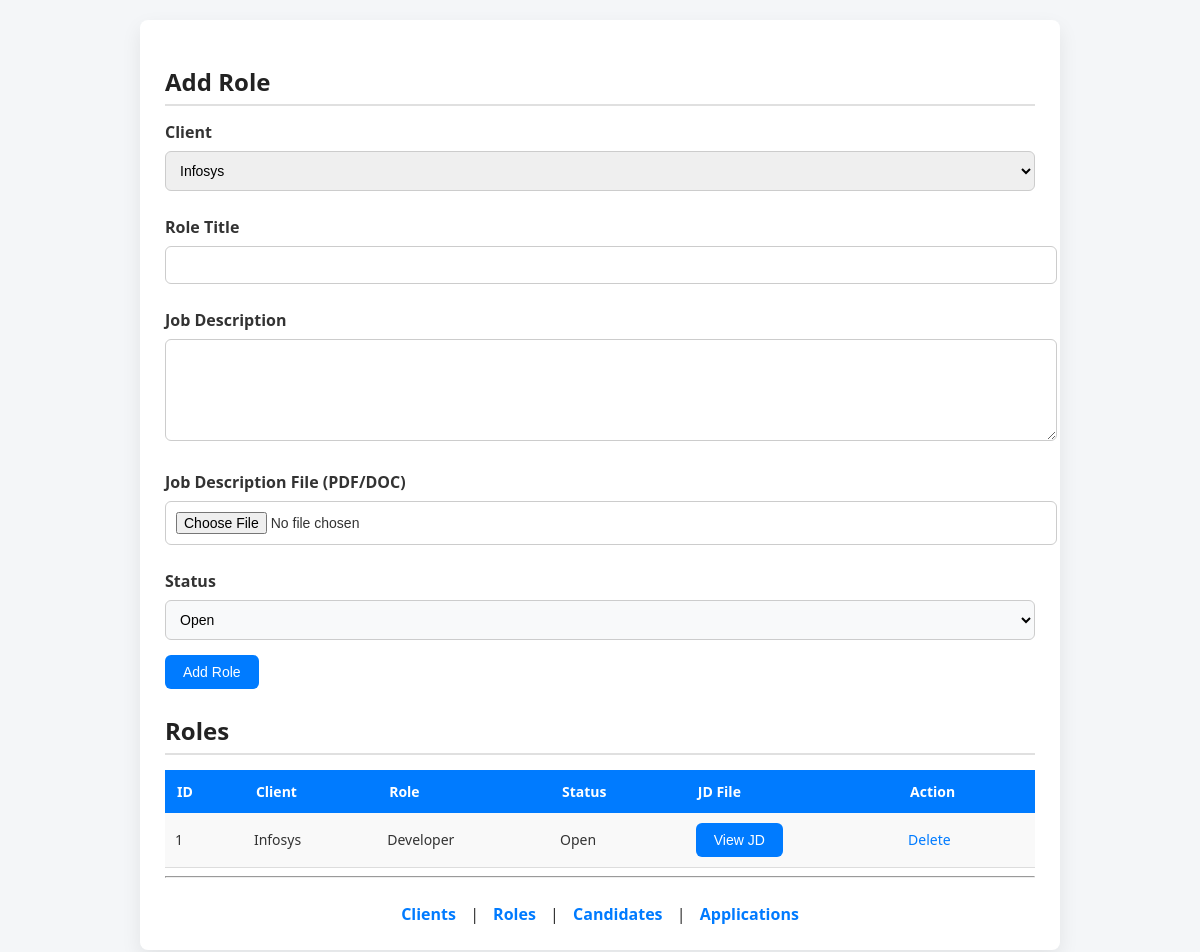
/roles, run on an earlier commit of the app's database.
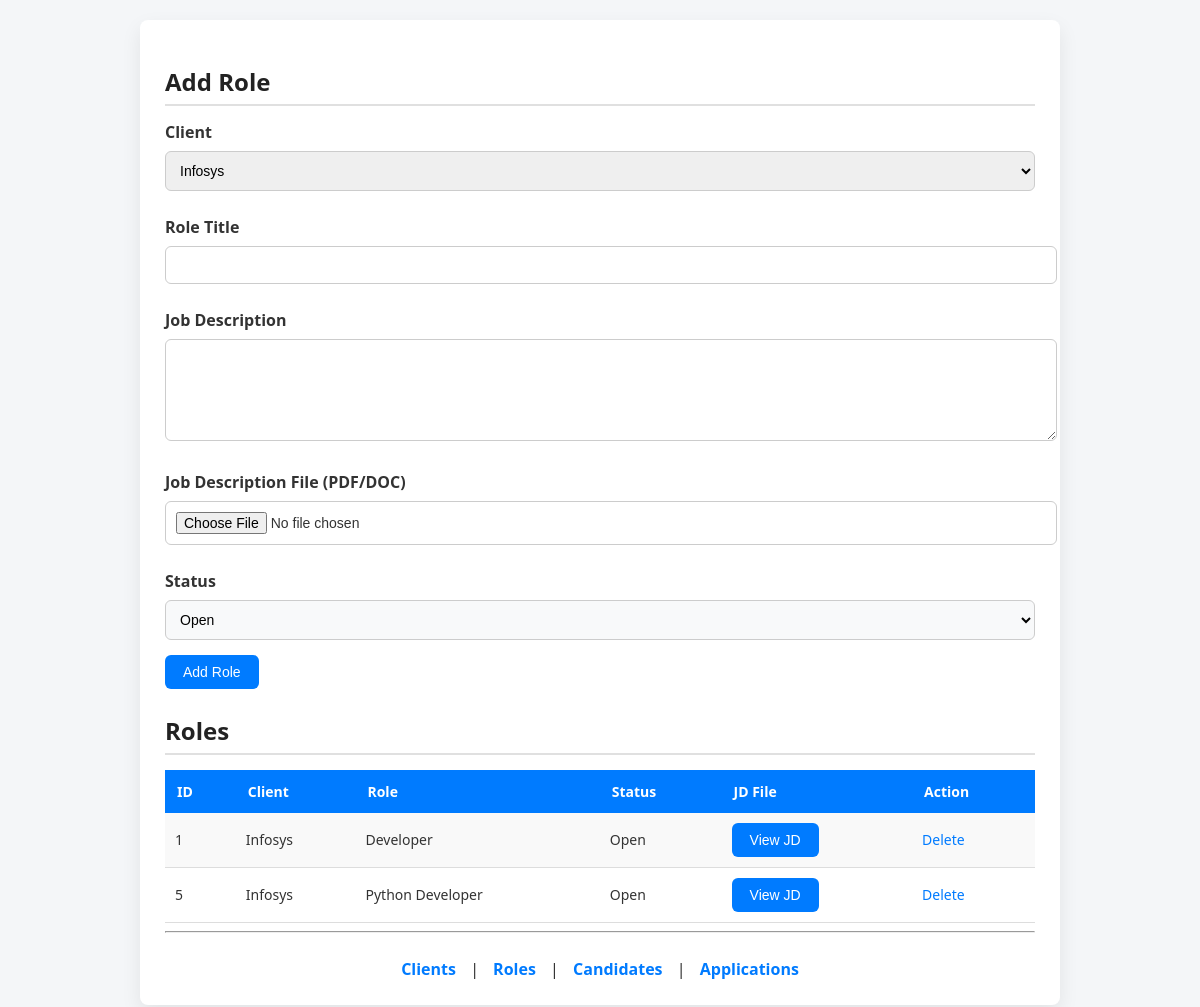
And on a later commit of the database.
### tables this page shows
CREATE TABLE Role (
    role_id INTEGER PRIMARY KEY AUTOINCREMENT,
    client_id INTEGER,
    title TEXT COLLATE NOCASE,
    jd_text TEXT,
    jd_file_path TEXT,
    status TEXT,
    FOREIGN KEY (client_id) REFERENCES Client(client_id),
    UNIQUE(client_id, title)
);

CREATE TABLE Client (
    client_id INTEGER PRIMARY KEY AUTOINCREMENT,
    name TEXT COLLATE NOCASE UNIQUE
);

### app.py (the view, shortened to what this page needs)
@app.route("/roles", methods=["GET", "POST"])
def roles():
    db = get_db()
    cur = db.cursor()
    roles = cur.execute("""
        SELECT Role.role_id,
               Client.name,
               Role.title,
               Role.status,
               Role.jd_file_path
        FROM Role
        JOIN Client ON Role.client_id = Client.client_id
    """).fetchall()
    clients = cur.execute("SELECT * FROM Client").fetchall()
    db.close()
    return render_template("roles.html", roles=roles, clients=clients)

### app.py (called while the page is built)
def get_db():
    return sqlite3.connect("database.db")

### templates/roles.html (shortened to what this page needs)
<!doctype html>
<html>
  <head>
    <link
      rel="stylesheet"
      href="{{ url_for('static', filename='style.css') }}"
    />
  </head>
  <body>
    <div class="container">
      <h2>Add Role</h2>
      <form method="post" enctype="multipart/form-data">
        <label>Client</label>
        <select name="client_id">
          {% for c in clients %}
          <option value="{{ c[0] }}">{{ c[1] }}</option>
          {% endfor %}
        </select>
        <label>Role Title</label>
        <input type="text" name="title" />
        <label>Job Description</label>
        <textarea name="jd_text"></textarea>
        <label>Job Description File (PDF/DOC)</label>
        <input type="file" name="jd_file" accept=".pdf,.doc,.docx" />
        <label>Status</label>
        <select name="status">
          <option>Open</option>
        </select>
        <button>Add Role</button>
      </form>
      <h2>Roles</h2>
      <table>
        <tr>
          <th>ID</th>
          <th>Client</th>
          <th>Role</th>
          <th>Status</th>
          <th>JD File</th>
          <th>Action</th>
        </tr>
        {% for r in roles %}
        <tr>
          <td>{{ r[0] }}</td>
          <td>{{ r[1] }}</td>
          <td>{{ r[2] }}</td>
          <td>{{ r[3] }}</td>
          <td>
            {% if r[4] %}
            <a href="/uploads/{{ r[4].split('uploads/')[1] }}" target="_blank">
              <button type="button">View JD</button>
            </a>
            {% else %} Not Uploaded {% endif %}
          </td>
          <td>
            <a
              href="/delete_role/{{ r[0] }}"
              onclick="
                return confirm('Are you sure you want to delete this role?');
              "
            >
              Delete
            </a>
          </td>
        </tr>
        {% endfor %}
      </table>
      <hr />
      <div class="nav">
        <a href="/clients">Clients</a> | <a href="/roles">Roles</a> |
        <a href="/candidates">Candidates</a> |
        <a href="/applications">Applications</a>
      </div>
    </div>
  </body>
</html>

### static/style.css (style rules this page uses)
body { font-family: "Segoe UI", Arial, sans-serif; background-color: #f4f6f8; margin: 0; padding: 20px; color: #333; }
h2 { color: #222; margin-bottom: 15px; border-bottom: 2px solid #e0e0e0; padding-bottom: 6px; }
.container { background: #ffffff; padding: 25px; border-radius: 8px; width: 75%; margin: auto; box-shadow: 0 8px 20px rgba(0, 0, 0, 0.08); }
form { margin-bottom: 25px; }
label { font-weight: 600; margin-top: 10px; display: block; }
input, textarea, select { padding: 10px; width: 100%; margin: 8px 0 15px 0; border: 1px solid #ccc; border-radius: 6px; font-size: 14px; }
textarea { min-height: 80px; resize: vertical; }
button { background-color: #007bff; color: white; padding: 9px 18px; border: none; border-radius: 6px; font-size: 14px; cursor: pointer; transition: background-color 0.2s ease, transform 0.1s ease; }
table { width: 100%; border-collapse: collapse; margin-top: 10px; font-size: 14px; }
table th { background-color: #007bff; color: white; padding: 12px; text-align: left; }
table td { padding: 10px; border-bottom: 1px solid #ddd; }
table tr:nth-child(even) { background-color: #f9f9f9; }
a { color: #007bff; text-decoration: none; font-weight: 500; }
.nav { margin-top: 25px; text-align: center; }
.nav a { margin: 0 10px; font-weight: 600; }
select[name="status"] { background-color: #f8f9fa; cursor: pointer; }

What changed in the data, as far as the page shows it:
added Role: role_id "5", name "Infosys", title "Python Developer", status "Open"
